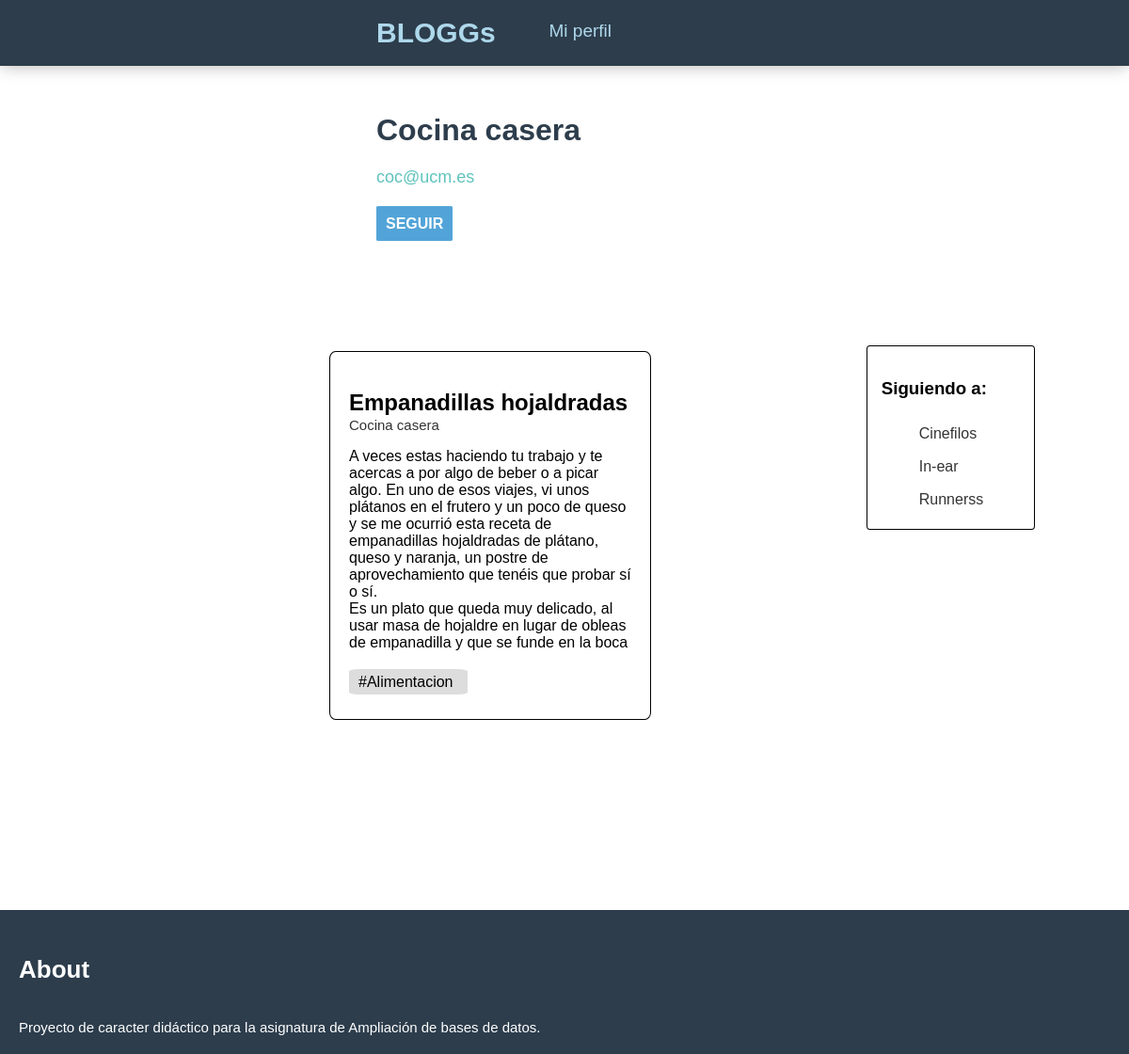
Screenshot of /views/profile.php?mail=coc@ucm.es with the database file from the repository.
### tables this page shows
CREATE TABLE `user` (
  `mail` varchar(100) NOT NULL,
  `password` varchar(100) NOT NULL,
  `blogname` varchar(100) NOT NULL
);

CREATE TABLE `following` (
  `id_follow` int(11) NOT NULL,
  `mail_1` varchar(100) NOT NULL,
  `mail_2` varchar(100) NOT NULL
);

CREATE TABLE `post` (
  `id_post` int(11) NOT NULL,
  `title` varchar(500) NOT NULL,
  `mail` varchar(100) NOT NULL,
  `id_category` tinyint(4) NOT NULL,
  `ptext` text NOT NULL
);

CREATE TABLE `categories` (
  `id_category` tinyint(4) NOT NULL,
  `value` varchar(100) NOT NULL
);

### models/usuario.php (called while the page is built, shortened)
<?php
require_once 'entidadBase.php';
class Usuario extends EntidadBase {
    private $mail;
    private $nombre;
    public function __construct(){
		    $this->table = "user";
        $class = "Usuario";
    }
    public function getMail() {
        return $this->mail;
    }
    public function setMail($mail) {
        $this->mail = $mail;
    }
    public function getNombre() {
        return $this->nombre;
    }
    public function setNombre($nombre) {
        $this->nombre = $nombre;
    }
    public function load($mail){
      $req=$this->db()->query("SELECT * FROM user WHERE mail = '".$mail."'");
  	}
    public function getFollowers(){
      $req=$this->db()->query($sql = "SELECT * FROM following
        JOIN user on(following.mail_2 = user.mail)
        WHERE mail_1  = '".$this->getMail()."'");
      return $this->showData($req);
    }
}
?>

### config/conectar.php (called while the page is built, shortened)
<?php
class Conectar{
    private $servername, $username, $password, $database, $driver;
    public function __construct() {
		$ini_array = parse_ini_file("entorno.ini", true);
		if($ini_array==null)
			throw new Exception('MySQL: Error al abrir entorno configuración para conexión BBDD');
		else{
			$this->servername=$ini_array['BLOGGS']['servername'];
			$this->username=$ini_array['BLOGGS']['username'];
			$this->password=$ini_array['BLOGGS']['password'];
			$this->database=$ini_array['BLOGGS']['database'];
		  }
    }
    public function getConexion(){
        if($this->driver=="mysql" || $this->driver==null){
        	$db = new mysqli($this->servername, $this->username, $this->password, $this->database);
        }
        return $db;
    }
}
?>

### models/entidadBase.php (called while the page is built, shortened)
<?php
require_once $_SERVER['DOCUMENT_ROOT']."/config/conectar.php";
class EntidadBase{
    private $db;
    public function db() {
        return $this->db;
    }
    public function __construct($table, $class) {
    		try{
    			$conectar=new Conectar();
    			$this->db=$conectar->getConexion();
    		}catch(Excepcion $e){
    			error_log("MySQL: Code: ".$e->getCode(). " Desc: " .$e->getMessage() ,0);
    			throw new Exception($e);
    		}
    }
	protected function showData($resultSet){
		$filas= array();
		while ($fila = $resultSet->fetch_assoc())
			$filas[] = $fila;
    return $filas;
	}
}
?>

### views/profile.php (the view, shortened to what this page needs)
<!DOCTYPE html>
<head>
  <link rel="stylesheet" type="text/css" href="../css/postlist.css" />
  <link rel="stylesheet" type="text/css" href="../css/profile.css" />
<?php
      require './layout/head.php';
      require '../models/postslist.php';
      require '../models/usuario.php';
      if(!isset($_SESSION['mail']) && !isset($_GET['mail'])){
        header("Location: ../views/login.php");
      }
      else if(!isset($_SESSION['mail']) && isset($_GET['mail'])){
        $usermail = $_GET['mail'];
        $boton = '<a href="../views/login.php" id=prnewpost>SEGUIR</a>';
      }
      $user=new Usuario();
      $user->load($usermail);
      $fol = $user->getFollowers();
      $followers=count($fol);
      $height=80+$followers*28;
echo '<title>'.$user->getNombre().'</title>'.
'</head><body>'.
'<div id=prheader>'.
  '<h1 id=prtitle>'.$user->getNombre().'</h1>'.
  '<h2 id=prmail>'.$user->getMail().'</h2>'.
  $boton.
'</div>';
echo '<div id=following style="height:'.$height.'px">';
echo  '<h3>Siguiendo a:</h3>';
echo  '<ul>';
  $i =0;
  while($i<$followers){
    echo '<a class=follower href="../views/profile.php?mail='.$fol[$i]['mail_2'].'
    "><li>'
    .$fol[$i]['blogname'].
    '</li></a>';
    $i++;
  }
  ?>
</ul>
</div>
<?php
$lista = new PostsList();
$lista->perfil($user->getMail());
?>
<?php require './layout/foot_page.php';?>
</body>

### models/postslist.php (shortened to what this page needs)
<?php
require_once 'entidadBase.php';
class PostsList extends EntidadBase {
  public function perfil($mail){
    $req=$this->db()->query("SELECT * FROM post JOIN categories on(post.id_category = categories.id_category)
                                JOIN user on(user.mail = post.mail) WHERE post.mail= '".$mail."'");
    $filas = $this->showData($req);
    $this->showAllList($filas);
  }
  private function showAllList($filas){
    $posts=count($filas);
    $height=600+(floor(($posts-1)/3))*450;
    echo '<div id=topentradas style="height:'.$height.'px">';
    echo '<ul>';
          $i =0;
          while($i<$posts){
            echo '<a href="../views/viewpost.php?id='.$filas[$i]['id_post'].'" style="text-decoration:none;color:black;"><li class=ipost style="float: left;">';
            echo '<h2 class=ptitle>'.$filas[$i]['title'].'</h2>';
            echo '<p class=psubtitle>'.$filas[$i]['blogname'].'</p>';
            echo '<p class=ptext>'.$filas[$i]['ptext'].'</p>';
            echo '<a href"" class=postcat>#'.$filas[$i]['value'].'</a>';
            echo '</li></a>';
            $i++;
          }
    echo '</ul></div>';
  }
}
?>

### css/postlist.css (style rules this page uses)
#topentradas { margin-left: 300px; margin-top: 100px; padding: 10px; }
.ipost { height: 350px; width: 300px; margin-right: 60px; margin-bottom: 60px; border-color: black; border-radius: 2%; border-width: 0.5px; border-style: solid; display: inline; list-style-type: none; padding: 20px; }
.postcat { padding-left: 10px; padding-right: 15px; padding-top: 5px; padding-bottom: 5px; background-color: #ddd; border-radius: 8% }
.ptitle { margin-bottom: 0; max-height: 27px; overflow: hidden; }
.psubtitle { margin-top: 2px; color: #333; font-size: 15px; }
.ptext { max-height: 215px; overflow: hidden; margin-bottom: 25px; }

### css/profile.css (style rules this page uses)
body { margin: 0px; font-family:sans-serif; }
#following { float: right; margin-top: 120px; margin-right: 100px; margin-bottom: 100px; border-style: solid; padding: 15px; border-radius: 2%; border-width: 1px; padding-right: 50px; }
.follower { list-style-type: none; line-height: 35px; text-decoration:none; color: #333; }
#prheader { margin-left: 400px; margin-top: 50px; }
#prtitle { user-select: none; color: #2d3d4c; }
#prmail { font-size: 18px; text-decoration:none; user-select: none; font-weight: lighter; color:#60c3bd; margin-bottom: 30px; }
#prnewpost { text-decoration:none; color: white; padding: 10px; font-weight: bold; background-color: #52a4d8; border-radius: 3%; }

### rows the page displays
user: blogname "Cocina casera", mail "coc@ucm.es"
following: mail_2.blogname "Cinefilos"
following: mail_2.blogname "In-ear"
following: mail_2.blogname "Runnerss"
post: title "Empanadillas hojaldradas…", user.blogname "Cocina casera", ptext "A veces estas haciendo tu trabajo y te acercas a por algo de beber o a picar algo. En uno de esos viajes, vi unos plátanos en el frutero y un poco de queso y se me ocurrió esta receta de empanadillas hojaldradas de plátano, queso y naranja, un postre de aprovechamiento que tenéis que probar sí o sí. Es un plato que queda muy delicado, al usar masa de hojaldre en lugar de obleas de empanadilla y que se funde en la boca…", id_category.value "Alimentacion"
